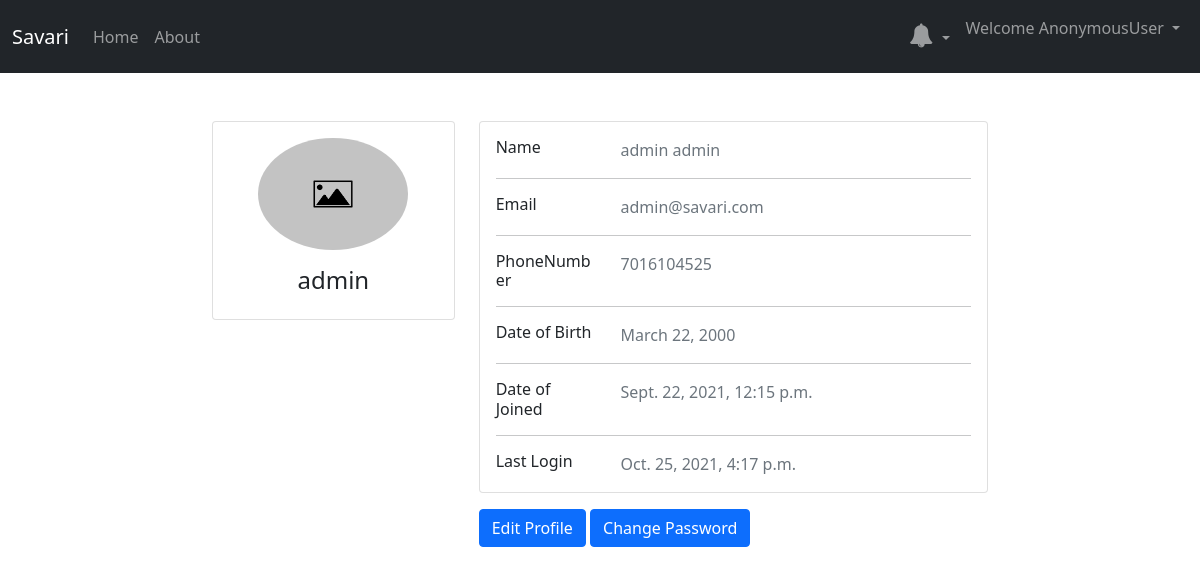
Page /user/detail/1/ on the earlier database version.
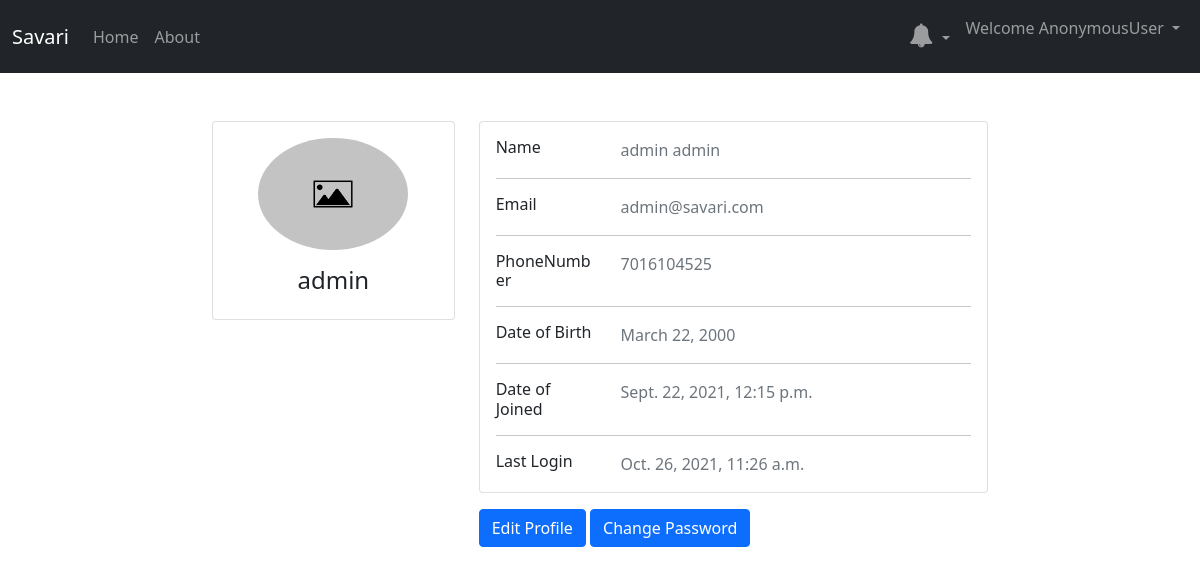
Same page on the later database version.
### userAccount/models.py (models this page shows, shortened)
class User(AbstractBaseUser,PermissionsMixin):
    email=models.EmailField(max_length=254,unique=True)
    username=models.CharField(max_length=50,unique=True)
    first_name=models.CharField(max_length=50)
    last_name=models.CharField(max_length=50)
    profilepic=models.ImageField(upload_to='images/',default='image.jpg')
    dob=models.DateField()
    phone_regex = RegexValidator(regex=r'^[0-9]{10}$', message="Phone number must be entered in the format: '999999999'. 10 digits allowed.")
    mobile = models.CharField(validators=[phone_regex], max_length=17, blank=True)
    date_joined=models.DateTimeField(auto_now_add=True)
    last_login=models.DateTimeField(auto_now=True)
    is_admin=models.BooleanField(default=False)
    is_active=models.BooleanField(default=True)
    is_staff=models.BooleanField(default=False)
    is_superuser=models.BooleanField(default=False)
    USERNAME_FIELD='username'
    REQUIRED_FIELDS=['email','first_name','last_name','dob','mobile']
    objects=UserManager()

### userAccount/views.py (the view)
# urls.py: path('detail/<str:pk>/',views.UserDetail.as_view(), name='user_detail'),
class UserDetail(DetailView):
    model = User
    template_name="userAccount/user_detail.html"
    context_object_name ="user"

### templates/userAccount/user_detail.html (shortened to what this page needs)
{% extends 'base.html' %}
{% block body %}
<div class="container py-5 col-md-8">
        <div class="row gutters-sm">
            <div class="col-md-4 mb-3">
                <div class="card">
                    <div class="card-body">
                        <div class="d-flex flex-column align-items-center text-center">
                            <img src="{{ object.profilepic.url }}" alt="profile image" class="rounded-circle" width="150">
                            <div class="mt-3">
                                <h4>{{object.username}}</h4>
                            </div>
                        </div>
                    </div>
                </div>
            </div>
            <div class="col-md-8">
                <div class="card mb-3">
                    <div class="card-body">
                        <div class="row">
                            <div class="col-sm-3">
                                <h6 class="mb-0">Name</h6>
                            </div>
                        <div class="col-sm-9 text-secondary">
                            {{object.first_name}} {{object.last_name}}
                        </div>
                    </div>
                    <hr>
                    <div class="row">
                        <div class="col-sm-3">
                            <h6 class="mb-0">Email</h6>
                        </div>
                        <div class="col-sm-9 text-secondary">
                            {{object.email}}
                        </div>
                    </div>
                    <hr>
                    <div class="row">
                        <div class="col-sm-3">
                            <h6 class="mb-0">PhoneNumber</h6>
                        </div>
                        <div class="col-sm-9 text-secondary">
                            {{object.mobile}}
                        </div>
                    </div>
                    <hr>
                    <div class="row">
                        <div class="col-sm-3">
                            <h6 class="mb-0">Date of Birth</h6>
                        </div>
                        <div class="col-sm-9 text-secondary">
                            {{object.dob}}
                        </div>
                    </div>
                    <hr>
                    <div class="row">
                        <div class="col-sm-3">
                            <h6 class="mb-0">Date of Joined</h6>
                        </div>
                        <div class="col-sm-9 text-secondary">
                            {{object.date_joined}}
                        </div>
                    </div>
                    <hr>
                    <div class="row">
                        <div class="col-sm-3">
                            <h6 class="mb-0">Last Login</h6>
                        </div>
                        <div class="col-sm-9 text-secondary">
                            {{object.last_login}}
                        </div>
                    </div>
                </div>
            </div>
            <a class="btn btn-primary" href="{% url 'update_user' user.id %}">Edit Profile</a>
            <a class="btn btn-primary" href="{% url 'change_pass' user.id %}">Change Password</a>
        </div>
</div>
{% endblock body %}

Differences in the rows shown:
changed User "admin": last_login "Oct. 25, 2021, 4:17 p.m." → "Oct. 26, 2021, 11:26 a.m."
